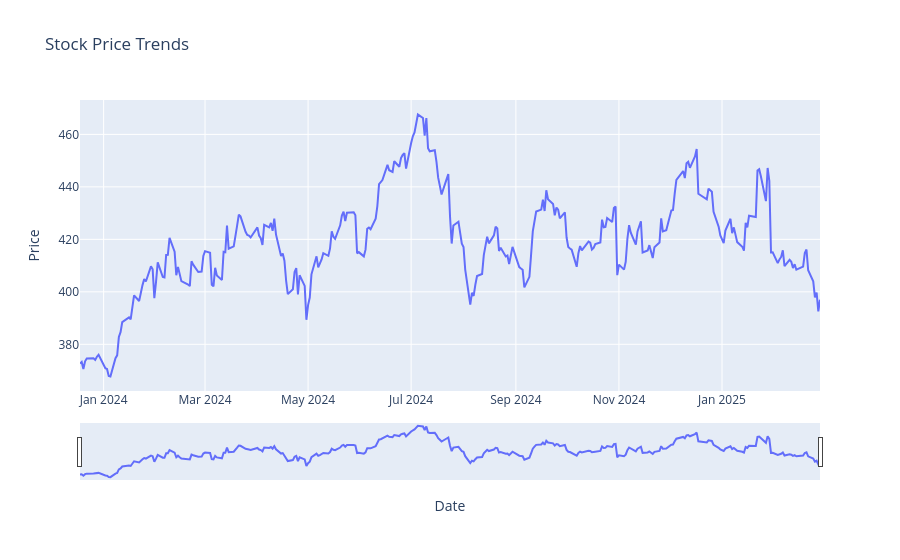

The notebook cell saved with this chart:
### Code cell
import plotly.express as px
import pandas as pd
# Ensure index is in datetime format
data = analyser.stock_data.iloc[:300]
data.index = pd.to_datetime(data.index)

# Create interactive line chart
fig = px.line(data, x=data.index, y='Close', title="Stock Price Trends")
# fig= pd.line(data, x=data.index,)
# Improve X and Y axes
fig.update_xaxes(title="Date", rangeslider_visible=True)
fig.update_yaxes(title="Price")

# Show interactive chart
fig.show()

### Figure 1 — Plotly figure (JSON) as saved in the notebook; plotly's stock layout.template omitted (floating-point values rounded to 4 significant figures; data arrays with more than 128 entries replaced by an {"elided": "..."} marker saying what was removed)
{"data": [{"hovertemplate": "index=%{x}<br>Close=%{y}<extra></extra>", "legendgroup": "", "line": {"color": "#636efa", "dash": "solid"}, "marker": {"symbol": "circle"}, "mode": "lines", "name": "", "orientation": "v", "showlegend": false, "type": "scatter", "x": {"elided": "300 str values"}, "xaxis": "x", "y": {"elided": "300 float values"}, "yaxis": "y"}], "layout": {"legend": {"tracegroupgap": 0}, "title": {"text": "Stock Price Trends"}, "xaxis": {"anchor": "y", "domain": [0, 1], "rangeslider": {"visible": true}, "title": {"text": "Date"}}, "yaxis": {"anchor": "x", "domain": [0, 1], "title": {"text": "Price"}}}}
